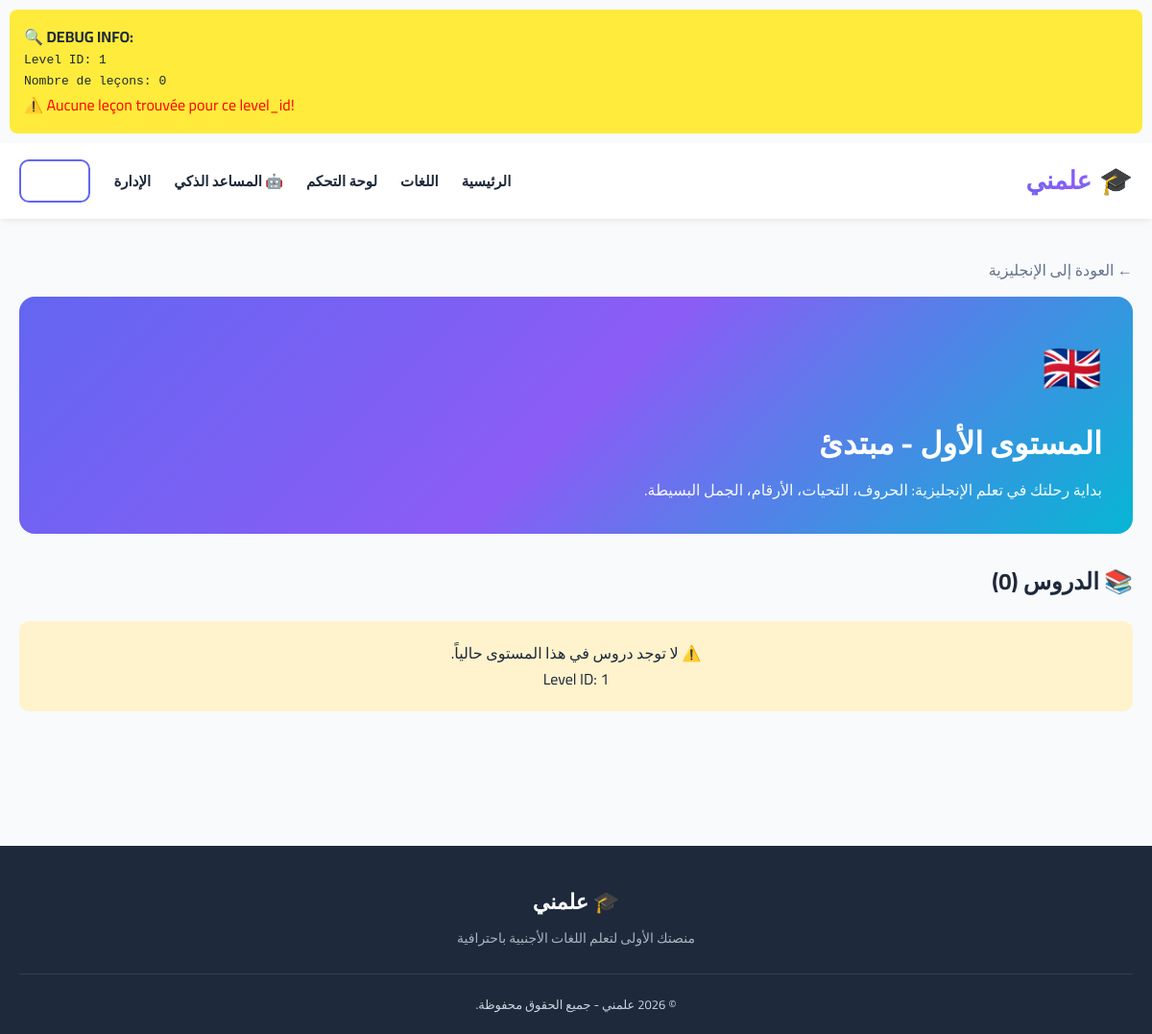
Screenshot of /level.php?id=1 (signed in) with the database file from the repository.
### tables this page shows
CREATE TABLE IF NOT EXISTS `levels` (
  `id` INT AUTO_INCREMENT PRIMARY KEY,
  `language_id` INT NOT NULL,
  `level_number` TINYINT NOT NULL,
  `title` VARCHAR(150) NOT NULL,
  `description` TEXT,
  FOREIGN KEY (`language_id`) REFERENCES `languages`(`id`) ON DELETE CASCADE
);

CREATE TABLE IF NOT EXISTS `languages` (
  `id` INT AUTO_INCREMENT PRIMARY KEY,
  `name_ar` VARCHAR(50) NOT NULL,
  `name_en` VARCHAR(50) NOT NULL,
  `code` VARCHAR(10) NOT NULL,
  `flag` VARCHAR(10) DEFAULT NULL,
  `description` TEXT,
  `created_at` TIMESTAMP DEFAULT CURRENT_TIMESTAMP
);

### config/database.php (called while the page is built, shortened)
<?php
class Database {
    private static $instance = null;
    private $pdo;
    private function __construct() {
        $dsn = "mysql:host=" . DB_HOST . ";dbname=" . DB_NAME . ";charset=" . DB_CHARSET;
        $options = [
            PDO::ATTR_ERRMODE            => PDO::ERRMODE_EXCEPTION,
            PDO::ATTR_DEFAULT_FETCH_MODE => PDO::FETCH_ASSOC,
            PDO::ATTR_EMULATE_PREPARES   => false,
        ];
        try {
            $this->pdo = new PDO($dsn, DB_USER, DB_PASS, $options);
        } catch (PDOException $e) {
            die("فشل الاتصال بقاعدة البيانات: " . $e->getMessage());
        }
    }
    public static function getInstance() {
        if (self::$instance === null) {
            self::$instance = new Database();
        }
        return self::$instance;
    }
    public function getConnection() {
        return $this->pdo;
    }
}
function db() {
    return Database::getInstance()->getConnection();
}

### includes/functions.php (called while the page is built, shortened)
<?php
function clean($str) {
    return htmlspecialchars(trim($str), ENT_QUOTES, 'UTF-8');
}

### level.php (the view, shortened to what this page needs)
<?php
$id = (int)($_GET['id'] ?? 0);
$stmt = db()->prepare("
    SELECT lv.*, lg.name_ar AS lang_name, lg.id AS lang_id, lg.flag
    FROM levels lv JOIN languages lg ON lg.id = lv.language_id
    WHERE lv.id = ?
");
$stmt->execute([$id]);
$level = $stmt->fetch();
$stmt = db()->prepare("SELECT * FROM lessons WHERE level_id = ? ORDER BY order_num ASC");
$stmt->execute([$id]);
$lessons = $stmt->fetchAll();
echo "<div style='background: #ffeb3b; padding: 15px; margin: 10px; border-radius: 8px; direction: ltr; text-align: left; font-family: monospace;'>";
echo "<strong>🔍 DEBUG INFO:</strong><br>";
echo "Level ID: " . $id . "<br>";
echo "Nombre de leçons: " . count($lessons) . "<br>";
if(count($lessons) > 0) {
    echo "<strong>Leçons trouvées:</strong><br>";
    foreach($lessons as $l) {
        echo "- ID: " . $l['id'] . " | Titre: " . $l['title'] . "<br>";
    }
} else {
    echo "<span style='color:red'>⚠️ Aucune leçon trouvée pour ce level_id!</span><br>";
}
echo "</div>";
require_once __DIR__ . '/includes/header.php';
?>
<section style="padding-top: 40px;">
  <div class="container">
    <a href="<?= SITE_URL ?>/language.php?id=<?= $level['lang_id'] ?>" style="color:var(--text-light); display:inline-block; margin-bottom:14px;">← العودة إلى <?= clean($level['lang_name']) ?></a>
    <div style="background:var(--gradient); color:white; padding:32px; border-radius:16px; margin-bottom:30px;">
      <div style="font-size:50px;"><?= $level['flag'] ?></div>
      <h1 style="font-size:32px; margin:8px 0;"><?= clean($level['title']) ?></h1>
      <p style="opacity:0.95;"><?= clean($level['description']) ?></p>
    </div>
    <h2 style="margin: 20px 0;">📚 الدروس (<?= count($lessons) ?>)</h2>
    <div class="levels-list">
      <?php if (count($lessons) > 0): ?>
        <?php foreach ($lessons as $lesson): ?>
          <div class="level-card">
            <div class="level-info">
              <h3>📖 <?= clean($lesson['title']) ?></h3>
              <p><?= clean($lesson['intro']) ?></p>
            </div>
            <a href="<?= SITE_URL ?>/lesson.php?id=<?= $lesson['id'] ?>" class="btn btn-sm">دخول الدرس</a>
          </div>
        <?php endforeach; ?>
      <?php else: ?>
        <div style="background: #fff3cd; padding: 20px; border-radius: 10px; text-align: center;">
          <p>⚠️ لا توجد دروس في هذا المستوى حالياً.</p>
          <p>Level ID: <?= $id ?></p>
        </div>
      <?php endif; ?>
    </div>
  </div>
</section>
<?php require_once __DIR__ . '/includes/footer.php'; ?>

### public/css/style.css (style rules this page uses)
* { margin: 0; padding: 0; box-sizing: border-box; font-family: 'Cairo', 'Tajawal', 'Segoe UI', sans-serif; }
:root { --primary: #6366f1; --primary-dark: #4f46e5; --primary-light: #a5b4fc; --secondary: #8b5cf6; --accent: #06b6d4; --success: #10b981; --warning: #f59e0b; --danger: #ef4444; --bg: #f8fafc; --bg-card: #ffffff; --text: #1e293b; --text-light: #64748b; --border: #e2e8f0; --shadow: 0 4px 6px -1px rgba(0,0,0,0.05), 0 2px 4px -1px rgba(0,0,0,0.03); --shadow-lg: 0 10px 25px -5px rgba(99, 102, 241, 0.15); --gradient: linear-gradient(135deg, #6366f1 0%, #8b5cf6 50%, #06b6d4 100%); }
html { scroll-behavior: smooth; }
body { background: var(--bg); color: var(--text); direction: rtl; line-height: 1.7; min-height: 100vh; }
a { color: var(--primary); text-decoration: none; transition: color 0.2s; }
.container { max-width: 1200px; margin: 0 auto; padding: 0 20px; }
section { padding: 80px 0; }
.levels-list { display: flex; flex-direction: column; gap: 16px; }

### rows the page displays
levels: language.name_ar "الإنجليزية", language.flag "🇬🇧", title "المستوى الأول - مبتدئ", description "بداية رحلتك في تعلم الإنجليزية: الحروف، التحيات، الأرقام، الجمل البسيطة."

### other values shown
$id "1"
count($lessons) "0"
